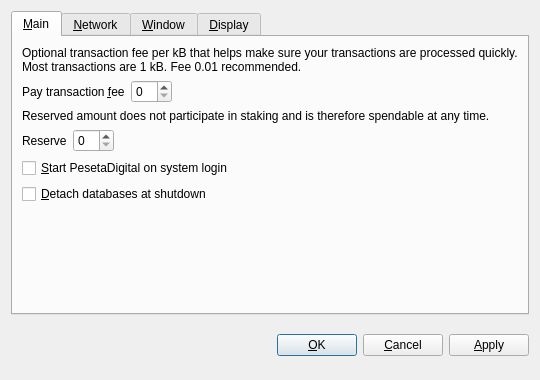
<?xml version="1.0" encoding="UTF-8"?>
<ui version="4.0">
 <class>OptionsDialog</class>
 <widget class="QDialog" name="OptionsDialog">
  <property name="geometry">
   <rect>
    <x>0</x>
    <y>0</y>
    <width>540</width>
    <height>380</height>
   </rect>
  </property>
  <property name="windowTitle">
   <string>Options</string>
  </property>
  <property name="styleSheet">
   <string notr="true">font: 75 12pt &quot;Century Gothic&quot;;</string>
  </property>
  <property name="modal">
   <bool>true</bool>
  </property>
  <layout class="QVBoxLayout" name="verticalLayout">
   <item>
    <widget class="QTabWidget" name="tabWidget">
     <property name="styleSheet">
      <string notr="true">font: 75 10pt &quot;Century Gothic&quot;;</string>
     </property>
     <property name="tabPosition">
      <enum>QTabWidget::North</enum>
     </property>
     <property name="currentIndex">
      <number>0</number>
     </property>
     <widget class="QWidget" name="tabMain">
      <attribute name="title">
       <string>&amp;Main</string>
      </attribute>
      <layout class="QVBoxLayout" name="verticalLayout_Main">
       <item>
        <widget class="QLabel" name="transactionFeeInfoLabel">
         <property name="text">
          <string>Optional transaction fee per kB that helps make sure your transactions are processed quickly. Most transactions are 1 kB. Fee 0.01 recommended.</string>
         </property>
         <property name="textFormat">
          <enum>Qt::PlainText</enum>
         </property>
         <property name="wordWrap">
          <bool>true</bool>
         </property>
        </widget>
       </item>
       <item>
        <layout class="QHBoxLayout" name="horizontalLayoutFee">
         <item>
          <widget class="QLabel" name="transactionFeeLabel">
           <property name="text">
            <string>Pay transaction &amp;fee</string>
           </property>
           <property name="textFormat">
            <enum>Qt::PlainText</enum>
           </property>
           <property name="buddy">
            <cstring>transactionFee</cstring>
           </property>
          </widget>
         </item>
         <item>
          <widget class="BitcoinAmountField" name="transactionFee">
           <property name="styleSheet">
            <string notr="true">font: 75 10pt &quot;Century Gothic&quot;;</string>
           </property>
          </widget>
         </item>
         <item>
          <spacer name="horizontalSpacerFee">
           <property name="orientation">
            <enum>Qt::Horizontal</enum>
           </property>
           <property name="sizeHint" stdset="0">
            <size>
             <width>40</width>
             <height>20</height>
            </size>
           </property>
          </spacer>
         </item>
        </layout>
       </item>
       <item>
        <widget class="QLabel" name="reserveBalanceInfoLabel">
         <property name="text">
          <string>Reserved amount does not participate in staking and is therefore spendable at any time.</string>
         </property>
         <property name="textFormat">
          <enum>Qt::PlainText</enum>
         </property>
         <property name="wordWrap">
          <bool>true</bool>
         </property>
        </widget>
       </item>
       <item>
        <layout class="QHBoxLayout" name="horizontalLayoutReserveBalance">
         <item>
          <widget class="QLabel" name="reserveBalanceLabel">
           <property name="text">
            <string>Reserve</string>
           </property>
           <property name="textFormat">
            <enum>Qt::PlainText</enum>
           </property>
           <property name="buddy">
            <cstring>reserveBalance</cstring>
           </property>
          </widget>
         </item>
         <item>
          <widget class="BitcoinAmountField" name="reserveBalance">
           <property name="styleSheet">
            <string notr="true">font: 75 10pt &quot;Century Gothic&quot;;</string>
           </property>
          </widget>
         </item>
         <item>
          <spacer name="horizontalSpacerReserveBalance">
           <property name="orientation">
            <enum>Qt::Horizontal</enum>
           </property>
           <property name="sizeHint" stdset="0">
            <size>
             <width>40</width>
             <height>20</height>
            </size>
           </property>
          </spacer>
         </item>
        </layout>
       </item>
       <item>
        <widget class="QCheckBox" name="bitcoinAtStartup">
         <property name="toolTip">
          <string>Automatically start PesetaDigital after logging in to the system.</string>
         </property>
         <property name="text">
          <string>&amp;Start PesetaDigital on system login</string>
         </property>
        </widget>
       </item>
       <item>
        <widget class="QCheckBox" name="detachDatabases">
         <property name="toolTip">
          <string>Detach block and address databases at shutdown. This means they can be moved to another data directory, but it slows down shutdown. The wallet is always detached.</string>
         </property>
         <property name="text">
          <string>&amp;Detach databases at shutdown</string>
         </property>
        </widget>
       </item>
       <item>
        <spacer name="verticalSpacer_Main">
         <property name="orientation">
          <enum>Qt::Vertical</enum>
         </property>
         <property name="sizeHint" stdset="0">
          <size>
           <width>20</width>
           <height>40</height>
          </size>
         </property>
        </spacer>
       </item>
      </layout>
     </widget>
     <widget class="QWidget" name="tabNetwork">
      <attribute name="title">
       <string>&amp;Network</string>
      </attribute>
      <layout class="QVBoxLayout" name="verticalLayout_Network">
       <item>
        <widget class="QCheckBox" name="mapPortUpnp">
         <property name="toolTip">
          <string>Automatically open the PesetaDigital client port on the router. This only works when your router supports UPnP and it is enabled.</string>
         </property>
         <property name="text">
          <string>Map port using &amp;UPnP</string>
         </property>
        </widget>
       </item>
       <item>
        <widget class="QCheckBox" name="connectSocks">
         <property name="toolTip">
          <string>Connect to the PesetaDigital network through a SOCKS proxy (e.g. when connecting through Tor).</string>
         </property>
         <property name="text">
          <string>&amp;Connect through SOCKS proxy:</string>
         </property>
        </widget>
       </item>
       <item>
        <layout class="QHBoxLayout" name="horizontalLayout_Network">
         <item>
          <widget class="QLabel" name="proxyIpLabel">
           <property name="text">
            <string>Proxy &amp;IP:</string>
           </property>
           <property name="textFormat">
            <enum>Qt::PlainText</enum>
           </property>
           <property name="buddy">
            <cstring>proxyIp</cstring>
           </property>
          </widget>
         </item>
         <item>
          <widget class="QValidatedLineEdit" name="proxyIp">
           <property name="maximumSize">
            <size>
             <width>140</width>
             <height>16777215</height>
            </size>
           </property>
           <property name="toolTip">
            <string>IP address of the proxy (e.g. 127.0.0.1)</string>
           </property>
           <property name="styleSheet">
            <string notr="true">font: 10pt &quot;Arial Narrow&quot;;</string>
           </property>
          </widget>
         </item>
         <item>
          <widget class="QLabel" name="proxyPortLabel">
           <property name="text">
            <string>&amp;Port:</string>
           </property>
           <property name="textFormat">
            <enum>Qt::PlainText</enum>
           </property>
           <property name="buddy">
            <cstring>proxyPort</cstring>
           </property>
          </widget>
         </item>
         <item>
          <widget class="QLineEdit" name="proxyPort">
           <property name="maximumSize">
            <size>
             <width>55</width>
             <height>16777215</height>
            </size>
           </property>
           <property name="toolTip">
            <string>Port of the proxy (e.g. 9050)</string>
           </property>
          </widget>
         </item>
         <item>
          <widget class="QLabel" name="socksVersionLabel">
           <property name="text">
            <string>SOCKS &amp;Version:</string>
           </property>
           <property name="textFormat">
            <enum>Qt::PlainText</enum>
           </property>
           <property name="buddy">
            <cstring>socksVersion</cstring>
           </property>
          </widget>
         </item>
         <item>
          <widget class="QValueComboBox" name="socksVersion">
           <property name="toolTip">
            <string>SOCKS version of the proxy (e.g. 5)</string>
           </property>
           <property name="styleSheet">
            <string notr="true">font: 10pt &quot;Arial Narrow&quot;;</string>
           </property>
          </widget>
         </item>
         <item>
          <spacer name="horizontalSpacer_Network">
           <property name="orientation">
            <enum>Qt::Horizontal</enum>
           </property>
           <property name="sizeHint" stdset="0">
            <size>
             <width>40</width>
             <height>20</height>
            </size>
           </property>
          </spacer>
         </item>
        </layout>
       </item>
       <item>
        <spacer name="verticalSpacer_Network">
         <property name="orientation">
          <enum>Qt::Vertical</enum>
         </property>
         <property name="sizeHint" stdset="0">
          <size>
           <width>20</width>
           <height>40</height>
          </size>
         </property>
        </spacer>
       </item>
      </layout>
     </widget>
     <widget class="QWidget" name="tabWindow">
      <attribute name="title">
       <string>&amp;Window</string>
      </attribute>
      <layout class="QVBoxLayout" name="verticalLayout_Window">
       <item>
        <widget class="QCheckBox" name="minimizeToTray">
         <property name="toolTip">
          <string>Show only a tray icon after minimizing the window.</string>
         </property>
         <property name="text">
          <string>&amp;Minimize to the tray instead of the taskbar</string>
         </property>
        </widget>
       </item>
       <item>
        <widget class="QCheckBox" name="minimizeOnClose">
         <property name="toolTip">
          <string>Minimize instead of exit the application when the window is closed. When this option is enabled, the application will be closed only after selecting Quit in the menu.</string>
         </property>
         <property name="text">
          <string>M&amp;inimize on close</string>
         </property>
        </widget>
       </item>
       <item>
        <spacer name="verticalSpacer_Window">
         <property name="orientation">
          <enum>Qt::Vertical</enum>
         </property>
         <property name="sizeHint" stdset="0">
          <size>
           <width>20</width>
           <height>40</height>
          </size>
         </property>
        </spacer>
       </item>
      </layout>
     </widget>
     <widget class="QWidget" name="tabDisplay">
      <attribute name="title">
       <string>&amp;Display</string>
      </attribute>
      <layout class="QVBoxLayout" name="verticalLayout_Display">
       <item>
        <layout class="QHBoxLayout" name="horizontalLayout_1_Display">
         <item>
          <widget class="QLabel" name="langLabel">
           <property name="text">
            <string>User Interface &amp;language:</string>
           </property>
           <property name="textFormat">
            <enum>Qt::PlainText</enum>
           </property>
           <property name="buddy">
            <cstring>lang</cstring>
           </property>
          </widget>
         </item>
         <item>
          <widget class="QValueComboBox" name="lang">
           <property name="toolTip">
            <string>The user interface language can be set here. This setting will take effect after restarting PesetaDigital.</string>
           </property>
           <property name="styleSheet">
            <string notr="true">font: 10pt &quot;Arial Narrow&quot;;</string>
           </property>
          </widget>
         </item>
        </layout>
       </item>
       <item>
        <layout class="QHBoxLayout" name="horizontalLayout_2_Display">
         <item>
          <widget class="QLabel" name="unitLabel">
           <property name="text">
            <string>&amp;Unit to show amounts in:</string>
           </property>
           <property name="textFormat">
            <enum>Qt::PlainText</enum>
           </property>
           <property name="buddy">
            <cstring>unit</cstring>
           </property>
          </widget>
         </item>
         <item>
          <widget class="QValueComboBox" name="unit">
           <property name="toolTip">
            <string>Choose the default subdivision unit to show in the interface and when sending coins.</string>
           </property>
           <property name="styleSheet">
            <string notr="true">font: 10pt &quot;Arial Narrow&quot;;</string>
           </property>
          </widget>
         </item>
        </layout>
       </item>
       <item>
        <widget class="QCheckBox" name="displayAddresses">
         <property name="toolTip">
          <string>Whether to show PesetaDigital addresses in the transaction list or not.</string>
         </property>
         <property name="text">
          <string>&amp;Display addresses in transaction list</string>
         </property>
        </widget>
       </item>
       <item>
        <widget class="QCheckBox" name="coinControlFeatures">
         <property name="toolTip">
          <string>Whether to show coin control features or not.</string>
         </property>
         <property name="text">
          <string>Display coin &amp;control features (experts only!)</string>
         </property>
        </widget>
       </item>
       <item>
        <spacer name="verticalSpacer_Display">
         <property name="orientation">
          <enum>Qt::Vertical</enum>
         </property>
         <property name="sizeHint" stdset="0">
          <size>
           <width>20</width>
           <height>40</height>
          </size>
         </property>
        </spacer>
       </item>
      </layout>
     </widget>
    </widget>
   </item>
   <item>
    <layout class="QHBoxLayout" name="horizontalLayout_Buttons">
     <item>
      <spacer name="horizontalSpacer_1">
       <property name="orientation">
        <enum>Qt::Horizontal</enum>
       </property>
       <property name="sizeHint" stdset="0">
        <size>
         <width>40</width>
         <height>48</height>
        </size>
       </property>
      </spacer>
     </item>
     <item>
      <widget class="QLabel" name="statusLabel">
       <property name="font">
        <font>
         <family>Century Gothic</family>
         <pointsize>12</pointsize>
         <weight>9</weight>
         <italic>false</italic>
         <bold>false</bold>
        </font>
       </property>
       <property name="text">
        <string/>
       </property>
       <property name="textFormat">
        <enum>Qt::PlainText</enum>
       </property>
       <property name="wordWrap">
        <bool>true</bool>
       </property>
      </widget>
     </item>
     <item>
      <spacer name="horizontalSpacer_2">
       <property name="orientation">
        <enum>Qt::Horizontal</enum>
       </property>
       <property name="sizeHint" stdset="0">
        <size>
         <width>40</width>
         <height>48</height>
        </size>
       </property>
      </spacer>
     </item>
     <item>
      <widget class="QPushButton" name="okButton">
       <property name="styleSheet">
        <string notr="true">font: 75 9pt &quot;Century Gothic&quot;;</string>
       </property>
       <property name="text">
        <string>&amp;OK</string>
       </property>
      </widget>
     </item>
     <item>
      <widget class="QPushButton" name="cancelButton">
       <property name="styleSheet">
        <string notr="true">font: 75 9pt &quot;Century Gothic&quot;;</string>
       </property>
       <property name="text">
        <string>&amp;Cancel</string>
       </property>
       <property name="autoDefault">
        <bool>false</bool>
       </property>
      </widget>
     </item>
     <item>
      <widget class="QPushButton" name="applyButton">
       <property name="styleSheet">
        <string notr="true">font: 75 9pt &quot;Century Gothic&quot;;</string>
       </property>
       <property name="text">
        <string>&amp;Apply</string>
       </property>
       <property name="autoDefault">
        <bool>false</bool>
       </property>
      </widget>
     </item>
    </layout>
   </item>
  </layout>
 </widget>
 <customwidgets>
  <customwidget>
   <class>BitcoinAmountField</class>
   <extends>QSpinBox</extends>
   <header>bitcoinamountfield.h</header>
   <container>1</container>
  </customwidget>
  <customwidget>
   <class>QValueComboBox</class>
   <extends>QComboBox</extends>
   <header>qvaluecombobox.h</header>
  </customwidget>
  <customwidget>
   <class>QValidatedLineEdit</class>
   <extends>QLineEdit</extends>
   <header>qvalidatedlineedit.h</header>
  </customwidget>
 </customwidgets>
 <resources/>
 <connections/>
</ui>
